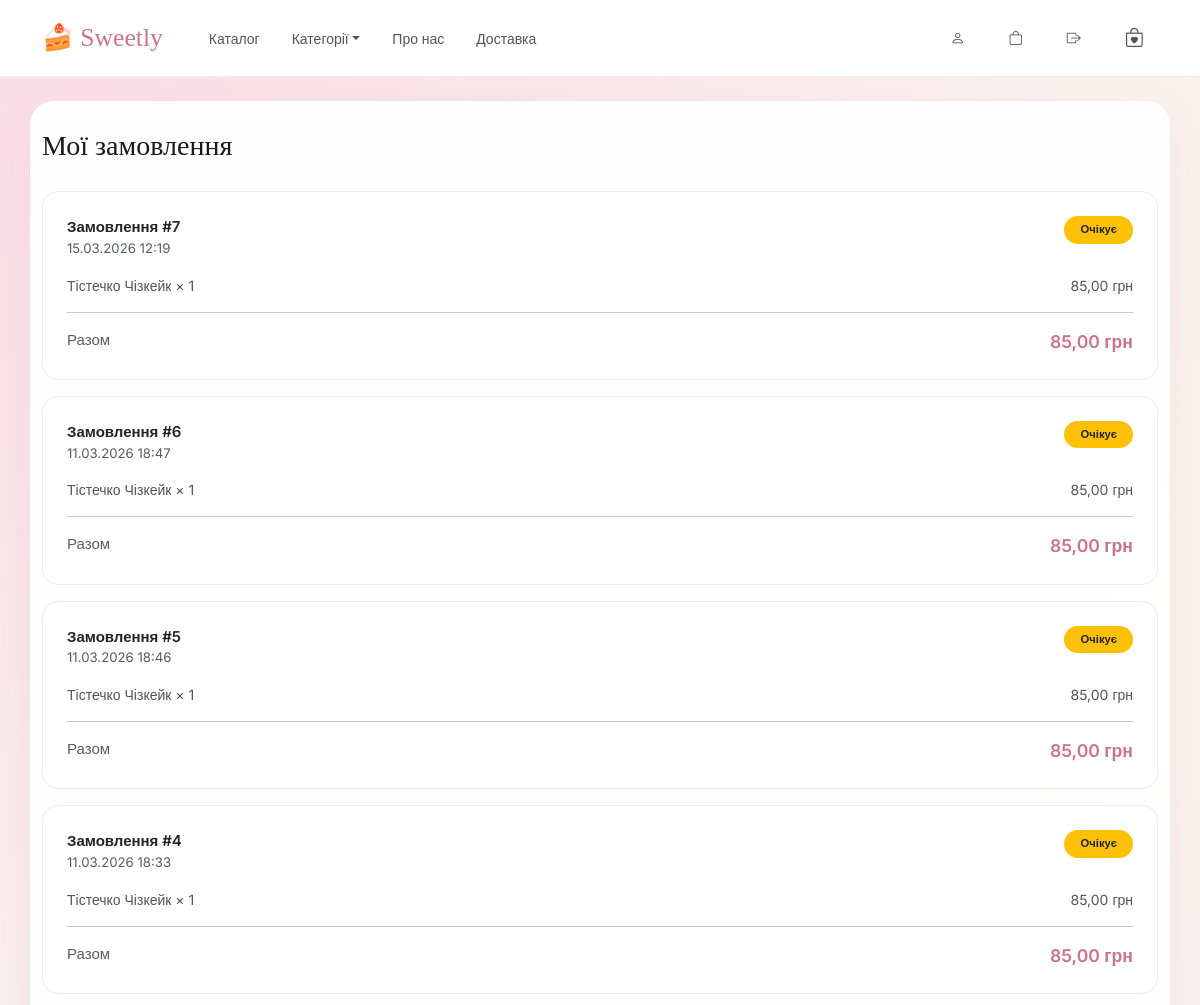
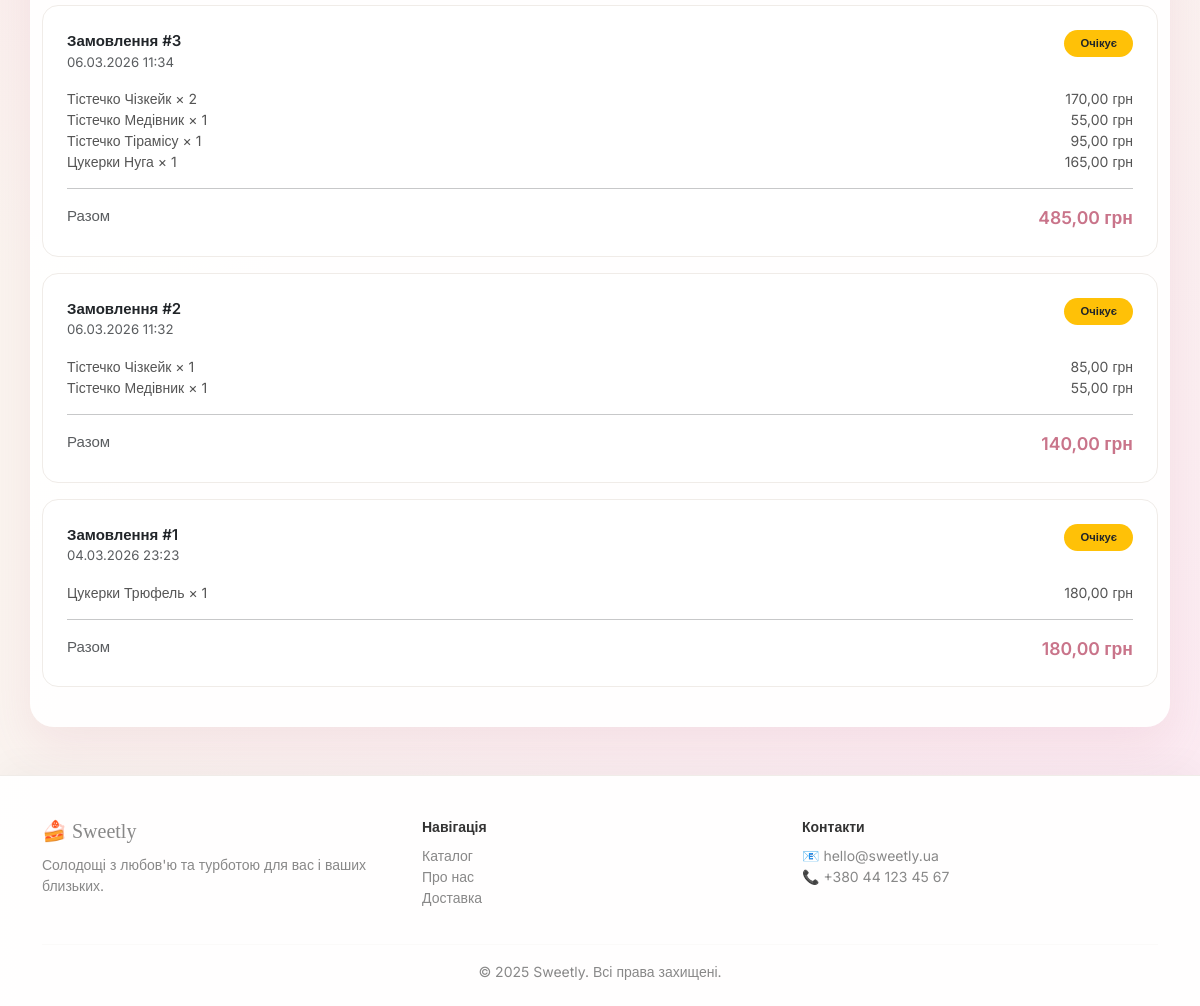
Page /orders/history/ (signed in) on the committed database (2 pictures, top to bottom).
### orders/models.py (models this page shows, shortened)
class Order(models.Model):
    STATUS_CHOICES = [
        ("pending", "Очікує"),
        ("paid", "Оплачено"),
        ("shipped", "Відправлено"),
        ("completed", "Завершено"),
    ]
    user = models.ForeignKey(
        settings.AUTH_USER_MODEL,
        on_delete=models.SET_NULL,
        null=True,
        blank=True,
        related_name="orders",
    )
    first_name = models.CharField(max_length=50)
    last_name = models.CharField(max_length=50)
    email = models.EmailField()
    phone = models.CharField(max_length=20)
    address = models.TextField()
    status = models.CharField(max_length=20, choices=STATUS_CHOICES, default="pending")
    stripe_session_id = models.CharField(max_length=200, blank=True)
    total = models.DecimalField(max_digits=10, decimal_places=2)
    created_at = models.DateTimeField(auto_now_add=True)
    class Meta:
        verbose_name = "Замовлення"
        verbose_name_plural = "Замовлення"
        ordering = ["-created_at"]

class OrderItem(models.Model):
    order = models.ForeignKey(Order, on_delete=models.CASCADE, related_name="items")
    product = models.ForeignKey(Product, on_delete=models.SET_NULL, null=True)
    name = models.CharField(max_length=200)
    price = models.DecimalField(max_digits=10, decimal_places=2)
    quantity = models.PositiveIntegerField()
    def get_total(self):
        return self.price * self.quantity

### orders/views.py (the view)
# urls.py: path("history/", views.order_history, name="history"),
@login_required
def order_history(request):
    orders = request.user.orders.prefetch_related("items__product").all()
    return render(request, "orders/order_history.html", {"orders": orders})

### cart/cart.py (called while the page is built)
    def __len__(self):
        return sum(item["quantity"] for item in self.cart.values())

### cart/context_processors.py (called while the page is built)
def cart_count(request):
    return {"cart_count": len(Cart(request))}

### templates/orders/order_history.html (shortened to what this page needs)
{% extends 'base.html' %}
{% block content %}
<div class="section-title mb-4">Мої замовлення</div>
{% if orders %}
    {% for order in orders %}
    <div class="card mb-3 p-4">
        <div class="d-flex justify-content-between align-items-start mb-3">
            <div>
                <div style="font-weight:600;">Замовлення #{{ order.id }}</div>
                <div class="text-muted" style="font-size:0.825rem;">{{ order.created_at|date:"d.m.Y H:i" }}</div>
            </div>
            <span class="badge rounded-pill px-3 py-2 {% if order.status == 'paid' %}bg-success{% elif order.status == 'shipped' %}bg-info{% elif order.status == 'completed' %}bg-secondary{% else %}bg-warning text-dark{% endif %}">
                {{ order.get_status_display }}
            </span>
        </div>
        {% for item in order.items.all %}
        <div class="d-flex justify-content-between" style="font-size:0.875rem;color:#555;">
            <span>{{ item.name }} × {{ item.quantity }}</span>
            <span>{{ item.get_total }} грн</span>
        </div>
        {% endfor %}
        <hr>
        <div class="d-flex justify-content-between">
            <span class="text-muted">Разом</span>
            <span class="price-tag">{{ order.total }} грн</span>
        </div>
    </div>
    {% endfor %}
{% else %}
    <div class="text-center py-5">
        <div style="font-size:3rem;">📦</div>
        <p class="text-muted mt-2">У вас ще немає замовлень</p>
        <a href="{% url 'catalog:product_list' %}" class="btn btn-primary mt-2">Перейти до каталогу</a>
    </div>
{% endif %}
{% endblock %}

### templates/base.html (style rules this page uses)
* { box-sizing: border-box; }
body { font-family: 'Inter', sans-serif; background: radial-gradient(circle at top left, rgba(249, 219, 231, 0.9), transparent 55%), radial-gradient(circle at bottom right, rgba(252, 231, 243, 0.9), transparent 55%), #faf4ef; color: #1a1a1a; font-size: 15px; min-height: 100vh; }
.card { border: 1px solid #f0ece8; border-radius: 16px; background: #fff; transition: box-shadow 0.2s, transform 0.2s; }
.section-title { font-family: 'Playfair Display', serif; font-size: 1.75rem; color: #1a1a1a; margin-bottom: 8px; }
.price-tag { font-size: 1.1rem; font-weight: 600; color: #c9748a; }

### rows in the picture
Order: id "7", created_at "15.03.2026 12:19", status "Очікує", total "85,00"
OrderItem: name "Тістечко Чізкейк", quantity "1", get_total "85,00"
Order: id "6", created_at "11.03.2026 18:47", status "Очікує", total "85,00"
OrderItem: name "Тістечко Чізкейк", quantity "1", get_total "85,00"
Order: id "5", created_at "11.03.2026 18:46", status "Очікує", total "85,00"
OrderItem: name "Тістечко Чізкейк", quantity "1", get_total "85,00"
Order: id "4", created_at "11.03.2026 18:33", status "Очікує", total "85,00"
OrderItem: name "Тістечко Чізкейк", quantity "1", get_total "85,00"
Order: id "3", created_at "06.03.2026 11:34", status "Очікує", total "485,00"
OrderItem: name "Тістечко Чізкейк", quantity "2", get_total "170,00"
OrderItem: name "Тістечко Медівник", quantity "1", get_total "55,00"
OrderItem: name "Тістечко Тірамісу", quantity "1", get_total "95,00"
OrderItem: name "Цукерки Нуга", quantity "1", get_total "165,00"
Order: id "2", created_at "06.03.2026 11:32", status "Очікує", total "140,00"
OrderItem: name "Тістечко Чізкейк", quantity "1", get_total "85,00"
OrderItem: name "Тістечко Медівник", quantity "1", get_total "55,00"
Order: id "1", created_at "04.03.2026 23:23", status "Очікує", total "180,00"
OrderItem: name "Цукерки Трюфель", quantity "1", get_total "180,00"
